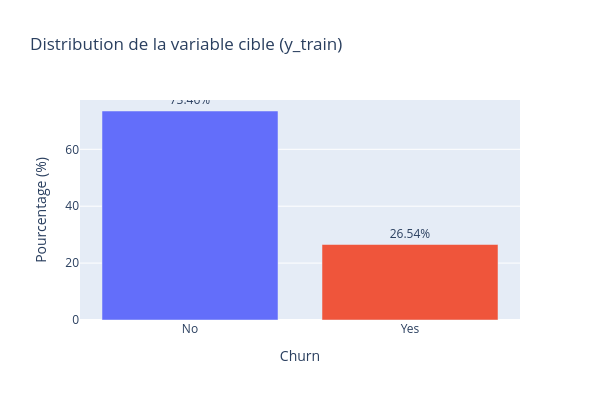

Here is the notebook cell this chart was saved with:
### Code cell
#Representation graphique de la distribution de la variable cible
fig = px.bar(
    target_distribution,
    x="Churn",
    y="Pourcentage",
    color="Churn",
    title="Distribution de la variable cible (y_train)"
)

#Mise en forme de la figure
fig.update_layout(
    xaxis_title="Churn",
    yaxis_title="Pourcentage (%)",
    legend_title="Churn",
    showlegend=False, 
    width=600,
    height=400
)

#Formation du texte sur les barres 
fig.update_traces(texttemplate="%{y:.2f}%", textposition="outside")

#Affichage de la figure
fig.show()

### Figure 1 — Plotly figure (JSON) as saved in the notebook; plotly's stock layout.template omitted (floating-point values rounded to 4 significant figures)
{"data": [{"hovertemplate": "Churn=%{x}<br>Pourcentage=%{y}<extra></extra>", "legendgroup": "No", "marker": {"color": "#636efa", "pattern": {"shape": ""}}, "name": "No", "orientation": "v", "showlegend": true, "textposition": "outside", "texttemplate": "%{y:.2f}%", "type": "bar", "x": ["No"], "xaxis": "x", "y": [73.46], "yaxis": "y"}, {"hovertemplate": "Churn=%{x}<br>Pourcentage=%{y}<extra></extra>", "legendgroup": "Yes", "marker": {"color": "#EF553B", "pattern": {"shape": ""}}, "name": "Yes", "orientation": "v", "showlegend": true, "textposition": "outside", "texttemplate": "%{y:.2f}%", "type": "bar", "x": ["Yes"], "xaxis": "x", "y": [26.54], "yaxis": "y"}], "layout": {"barmode": "relative", "height": 400, "legend": {"title": {"text": "Churn"}, "tracegroupgap": 0}, "showlegend": false, "title": {"text": "Distribution de la variable cible (y_train)"}, "width": 600, "xaxis": {"anchor": "y", "categoryarray": ["No", "Yes"], "categoryorder": "array", "domain": [0, 1], "title": {"text": "Churn"}}, "yaxis": {"anchor": "x", "domain": [0, 1], "title": {"text": "Pourcentage (%)"}}}}
